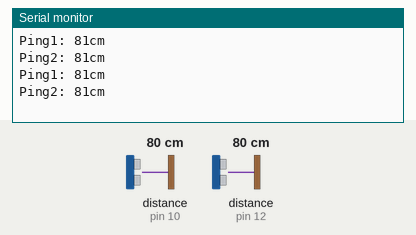
The sketch below on a simulated Arduino Uno, built with avr-gcc and run on an emulated ATmega328P. Parts: the last lines printed to the serial monitor. The test bench sets the inputs (shaded band); at power-on: distance to the obstacle (sensors on pin 10, pin 12) 80 cm. The echo pulse lasts 58.3 µs per cm.

Above: at 2.9 s.
3.0 s: distance to the obstacle (sensor on pin 10) set to 2 cm
At 4.1 s:
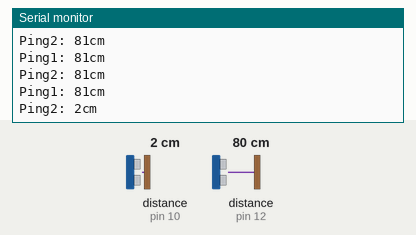
4.6 s: distance to the obstacle (sensor on pin 12) set to 2 cm
At 6.0 s:
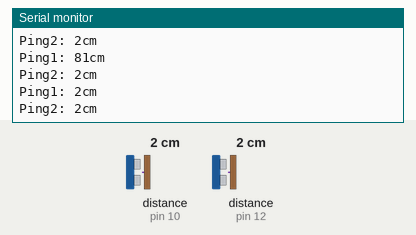
6.2 s: distance to the obstacle (sensor on pin 10) set to 4 cm
At 7.0 s:
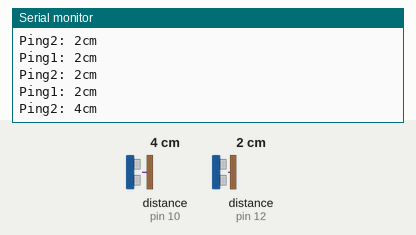
7.8 s: distance to the obstacle (sensor on pin 12) set to 4 cm
At 8.6 s:
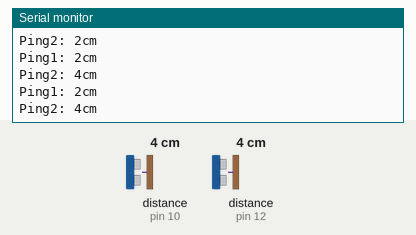
Timing chart, 0 to 10.4 s (numbered marks = the images above; inputs shaded):
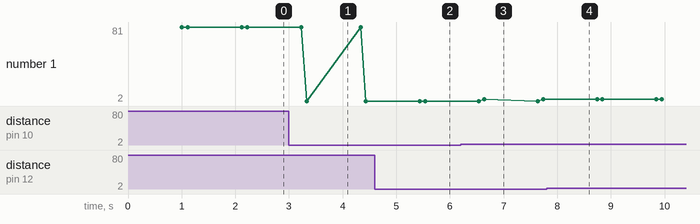

The sketch:

project_sensors.ino
```cpp
#include <NewPing.h>

#define TRIGGER_PIN  11  // Arduino pin tied to trigger pin on the ultrasonic sensor.
#define ECHO_PIN     12  // Arduino pin tied to echo pin on the ultrasonic sensor.
#define MAX_DISTANCE 200 // Maximum distance we want to ping for (in centimeters). Maximum sensor distance is rated at 400-500cm.
#define TRIGGER_PIN1  9  // Arduino pin tied to trigger pin on the ultrasonic sensor.
#define ECHO_PIN1     10  // Arduino pin tied to echo pin on the ultrasonic sensor.
#define MAX_DISTANCE1 200 // Maximum distance we want to ping for (in centimeters). Maximum sensor distance is rated at 400-500cm.

NewPing sonar(TRIGGER_PIN, ECHO_PIN, MAX_DISTANCE); // NewPing setup of pins and maximum distance.
NewPing sonar1(TRIGGER_PIN1, ECHO_PIN1, MAX_DISTANCE1);
void setup() {
  Serial.begin(115200); // Open serial monitor at 115200 baud to see ping results.
}

void loop() {
  delay(1000);                      // Wait 50ms between pings (about 20 pings/sec). 29ms should be the shortest delay between pings.
  unsigned int uS = sonar.ping(); // Send ping, get ping time in microseconds (uS).
  Serial.print("Ping1: ");
  Serial.print(uS / US_ROUNDTRIP_CM); // Convert ping time to distance in cm and print result (0 = outside set distance range)
  Serial.println("cm");

  delay(100);

  unsigned int uS1 = sonar1.ping();
  Serial.print("Ping2: ");
  Serial.print(uS1 / US_ROUNDTRIP_CM); // Convert ping time to distance in cm and print result (0 = outside set distance range)
  Serial.println("cm");
}
```

Measured:
- after the input at 3.0 s, the serial monitor: prints a new line after 0.33 s (image 1)
- after the input at 4.6 s, the serial monitor: prints a new line after 0.84 s (image 2)
- after the input at 6.2 s, the serial monitor: prints a new line after 0.44 s (image 3)
- plotted number 1: 2 → 4 after the input at 6.2 s
